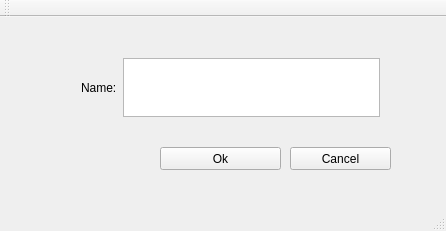
<?xml version="1.0" encoding="UTF-8"?>
<ui version="4.0">
 <class>MainWindow</class>
 <widget class="QMainWindow" name="MainWindow">
  <property name="geometry">
   <rect>
    <x>0</x>
    <y>0</y>
    <width>446</width>
    <height>231</height>
   </rect>
  </property>
  <property name="windowTitle">
   <string>MainWindow</string>
  </property>
  <widget class="QWidget" name="centralWidget">
   <widget class="QPushButton" name="pushButton">
    <property name="geometry">
     <rect>
      <x>160</x>
      <y>130</y>
      <width>121</width>
      <height>23</height>
     </rect>
    </property>
    <property name="text">
     <string>Ok</string>
    </property>
   </widget>
   <widget class="QPushButton" name="pushButton_2">
    <property name="geometry">
     <rect>
      <x>290</x>
      <y>130</y>
      <width>101</width>
      <height>23</height>
     </rect>
    </property>
    <property name="text">
     <string>Cancel</string>
    </property>
   </widget>
   <widget class="QWidget" name="">
    <property name="geometry">
     <rect>
      <x>70</x>
      <y>30</y>
      <width>321</width>
      <height>81</height>
     </rect>
    </property>
    <layout class="QHBoxLayout" name="horizontalLayout">
     <item>
      <widget class="QLabel" name="label">
       <property name="text">
        <string>Name:</string>
       </property>
       <property name="buddy">
        <cstring>textEdit</cstring>
       </property>
      </widget>
     </item>
     <item>
      <widget class="QTextEdit" name="textEdit"/>
     </item>
    </layout>
   </widget>
   <widget class="QWidget" name="">
    <property name="geometry">
     <rect>
      <x>120</x>
      <y>130</y>
      <width>158</width>
      <height>25</height>
     </rect>
    </property>
    <layout class="QHBoxLayout" name="horizontalLayout_3"/>
   </widget>
  </widget>
  <widget class="QMenuBar" name="menuBar">
   <property name="geometry">
    <rect>
     <x>0</x>
     <y>0</y>
     <width>446</width>
     <height>21</height>
    </rect>
   </property>
  </widget>
  <widget class="QToolBar" name="mainToolBar">
   <attribute name="toolBarArea">
    <enum>TopToolBarArea</enum>
   </attribute>
   <attribute name="toolBarBreak">
    <bool>false</bool>
   </attribute>
  </widget>
  <widget class="QStatusBar" name="statusBar"/>
 </widget>
 <layoutdefault spacing="6" margin="11"/>
 <tabstops>
  <tabstop>textEdit</tabstop>
  <tabstop>pushButton_2</tabstop>
  <tabstop>pushButton</tabstop>
 </tabstops>
 <resources/>
 <connections>
  <connection>
   <sender>pushButton_2</sender>
   <signal>clicked()</signal>
   <receiver>MainWindow</receiver>
   <slot>close()</slot>
   <hints>
    <hint type="sourcelabel">
     <x>315</x>
     <y>182</y>
    </hint>
    <hint type="destinationlabel">
     <x>324</x>
     <y>200</y>
    </hint>
   </hints>
  </connection>
  <connection>
   <sender>pushButton</sender>
   <signal>clicked()</signal>
   <receiver>MainWindow</receiver>
   <slot>close()</slot>
   <hints>
    <hint type="sourcelabel">
     <x>220</x>
     <y>182</y>
    </hint>
    <hint type="destinationlabel">
     <x>217</x>
     <y>194</y>
    </hint>
   </hints>
  </connection>
 </connections>
</ui>
